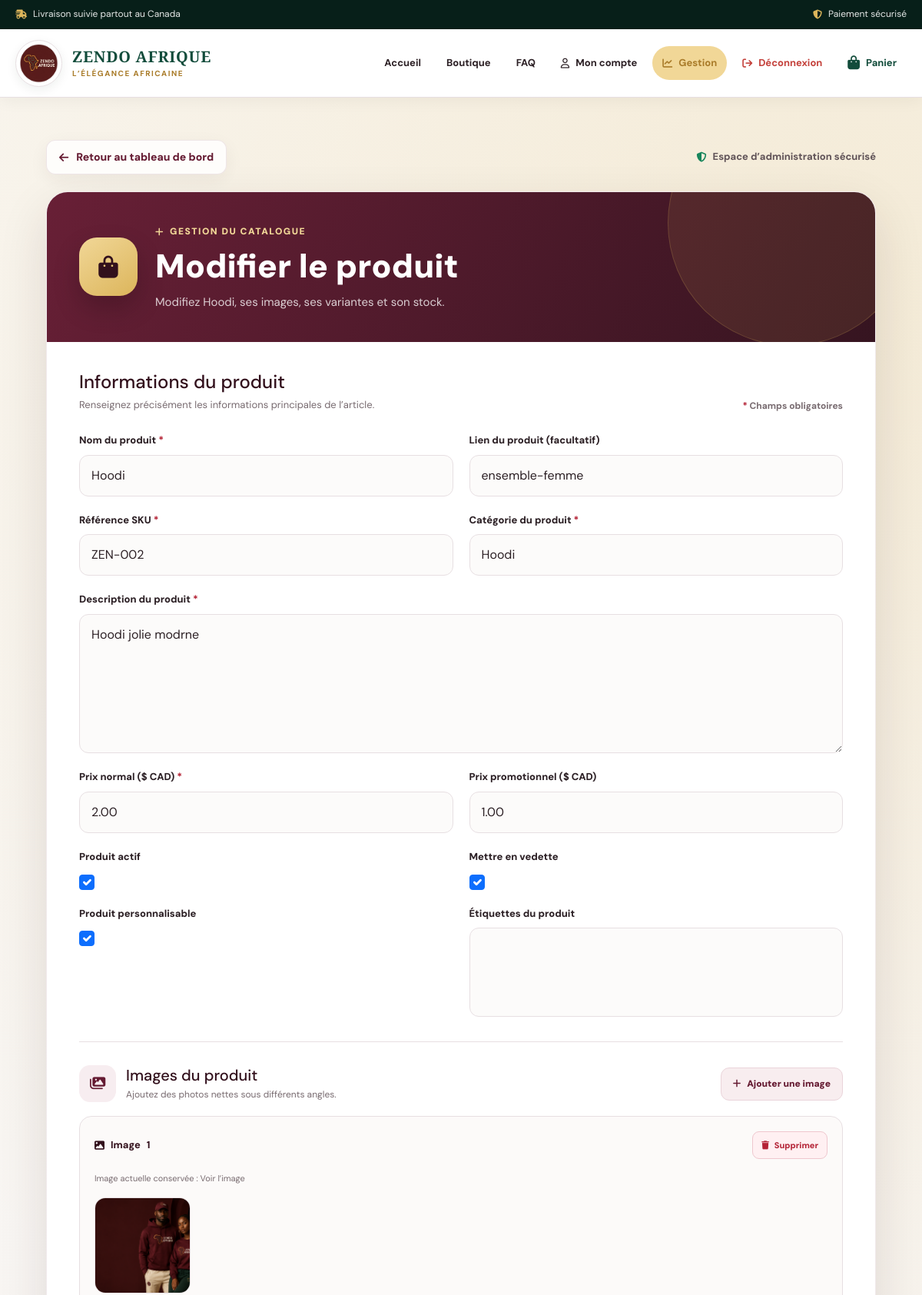
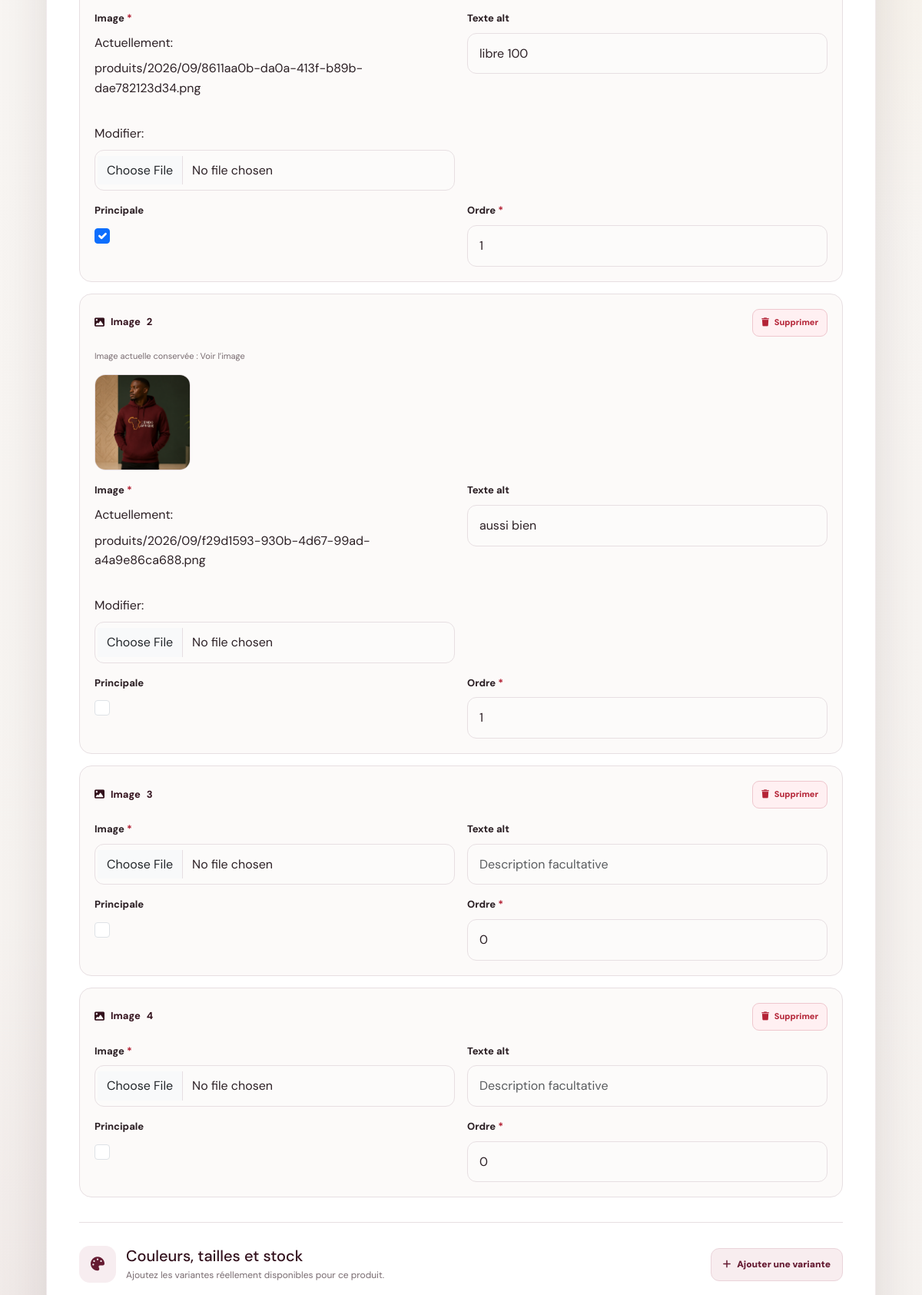
The page /gestion/produits/3/modifier/ (signed in, upper part) on the database its author committed (2 pictures, top to bottom).
### zendo/models.py (models this page shows, shortened)
class TimeStampedModel(models.Model):
    cree_le = models.DateTimeField(auto_now_add=True)
    modifie_le = models.DateTimeField(auto_now=True)
    class Meta: abstract = True

class Produit(TimeStampedModel):
    nom = models.CharField(max_length=180)
    slug = models.SlugField(
        max_length=210,
        unique=True,
        blank=True
    )
    sku = models.CharField(
        max_length=60,
        unique=True
    )
    categorie = models.ForeignKey(
        Categorie,
        on_delete=models.PROTECT,
        related_name="produits"
    )
    tags = models.ManyToManyField(
        Tag,
        blank=True,
        related_name="produits"
    )
    description_courte = models.CharField(
        max_length=300,
        blank=True
    )
    description = models.TextField()
    prix = models.DecimalField(
        max_digits=12,
        decimal_places=2,
        validators=[MinValueValidator(0)]
    )
    prix_promotionnel = models.DecimalField(
        max_digits=12,
        decimal_places=2,
        null=True,
        blank=True
    )
    cout = models.DecimalField(
        max_digits=12,
        decimal_places=2,
        default=0
    )
    actif = models.BooleanField(default=True)
    vedette = models.BooleanField(default=False)
    personnalisable = models.BooleanField(default=False)
    delai_personnalisation = models.PositiveIntegerField(
        default=0,
        help_text="Nombre de jours"
    )
    poids_kg = models.DecimalField(
        max_digits=8,
        decimal_places=3,
        default=0
    )
    class Meta:
        ordering = ["-cree_le"]
        verbose_name = "Produit"
        verbose_name_plural = "Produits"

### zendo/views.py (the view)
@user_passes_test(
    _staff
)
def produit_modifier(
    request,
    pk
):
    produit = get_object_or_404(
        Produit,
        pk=pk,
    )
    if request.method == "POST":
        form = ProduitForm(
            request.POST,
            request.FILES,
            instance=produit,
        )
        image_formset = (
            ImageProduitFormSet(
                request.POST,
                request.FILES,
                instance=produit,
                prefix="images",
            )
        )
        variante_formset = (
            VarianteProduitFormSet(
                request.POST,
                request.FILES,
                instance=produit,
                prefix="variantes",
            )
        )
        if (
            form.is_valid()
            and
            image_formset.is_valid()
            and
            variante_formset.is_valid()
        ):
            try:
                with transaction.atomic():
                    produit = (
                        form.save()
                    )
                    image_formset.save()
                    variante_formset.save()
                messages.success(
                    request,
                    (
                        f'Le produit « {produit.nom} » '
                        "a été modifié avec succès."
                    ),
                )
                return redirect(
                    "zendo:tableau_bord"
                )
            except Exception as erreur:
                logger.exception(
                    (
                        "Erreur pendant "
                        "la modification "
                        "du produit."
                    )
                )
                messages.error(
                    request,
                    (
                        "Une erreur est survenue "
                        "pendant la modification : "
                        f"{erreur}"
                    ),
                )
        else:
            messages.error(
                request,
                (
                    "Les modifications n’ont pas "
                    "été enregistrées. Vérifiez "
                    "les champs, les images "
                    "et les variantes."
                ),
            )
    else:
        form = ProduitForm(
            instance=produit
        )
        image_formset = (
            ImageProduitFormSet(
                instance=produit,
                prefix="images",
            )
        )
        variante_formset = (
            VarianteProduitFormSet(
                instance=produit,
                prefix="variantes",
            )
        )
    return render(
        request,
        "zendo/produit_modifier.html",
        {
            "produit": produit,
            "form": form,
            "image_formset": (
                image_formset
            ),
            "variante_formset": (
                variante_formset
            ),
            "mode_modification": True,
        },
    )

### zendo/context_processors.py (called while the page is built, shortened)
def compteur_panier(request):
    nombre_panier = 0
    if request.user.is_authenticated:
        panier = (
            Panier.objects.filter(
                client=request.user,
                actif=True,
            )
            .order_by("-pk")
            .first()
        )
    if panier:
        resultat = panier.lignes.aggregate(
            total=Sum("quantite"),
        )
        nombre_panier = resultat["total"] or 0
    return {
        "nombre_panier": nombre_panier,
    }

### zendo/models.py (called while the page is built)
    def __str__(self):
        if self.parent:
            return f"{self.parent.nom} → {self.nom}"
        return self.nom

### zendo/views.py (called while the page is built, shortened)
def _staff(user):
    if not user.is_authenticated:
        return False
    if user.is_staff:
        return True

### zendo/templates/zendo/produit_modifier.html (shortened to what this page needs)
{% extends "zendo/base.html" %}
{% block content %}
<section class="product-create-page">
    <div class="product-create-container">
        <nav class="product-navigation">
            <a
                href="{% url 'zendo:tableau_bord' %}"
                class="back-link"
            >
                <i class="fa-solid fa-arrow-left"></i>
                Retour au tableau de bord
            </a>
            <span class="secure-indicator">
                <i class="fa-solid fa-shield-halved"></i>
                Espace d’administration sécurisé
            </span>
        </nav>
        <article class="product-card">
            <header class="product-header">
                <div class="header-icon">
                    <i class="fa-solid fa-bag-shopping"></i>
                </div>
                <div class="header-content">
                    <span class="header-label">
                        <i class="fa-solid fa-plus"></i>
                        Gestion du catalogue
                    </span>
                    <h1>Modifier le produit</h1>
                    <p>
                        Modifiez {{ produit.nom }}, ses images, ses variantes et son stock.
                    </p>
                </div>
            </header>
            <form
                method="post"
                enctype="multipart/form-data"
                class="product-form"
                id="productEditForm"
                novalidate
            >
                <div class="form-introduction">
                    <div>
                        <h2>Informations du produit</h2>
                        <p>
                            Renseignez précisément les informations
                            principales de l’article.
                        </p>
                    </div>
                    <span class="required-information">
                        <span class="required-star">*</span>
                        Champs obligatoires
                    </span>
                </div>
                <div class="product-form-grid">
                    {% for field in form %}
                        <div class="form-field">
                            <label for="{{ field.id_for_label }}">
                                {{ field.label }}
                                {% if field.field.required %}
                                    <span class="required-star">*</span>
                                {% endif %}
                            </label>
                            {{ field }}
                        </div>
                    {% endfor %}
                </div>
                <section class="formset-section">
                    <div class="formset-heading">
                        <div class="formset-heading-main">
                            <span class="formset-heading-icon">
                                <i class="fa-solid fa-images"></i>
                            </span>
                            <div>
                                <h2>Images du produit</h2>
                                <p>
                                    Ajoutez des photos nettes
                                    sous différents angles.
                                </p>
                            </div>
                        </div>
                        <button
                            type="button"
                            class="add-form-button"
                            data-add-form="images"
                        >
                            <i class="fa-solid fa-plus"></i>
                            Ajouter une image
                        </button>
                    </div>
                    <div
                        class="formset-list"
                        id="images-formset-list"
                    >
                        {% for image_form in image_formset %}
                            <article
                                class="formset-card"
                                data-formset-card
                            >
                                <div class="formset-card-header">
                                    <strong>
                                        <i class="fa-solid fa-image"></i>
                                        Image
                                        <span data-form-number>
                                            {{ forloop.counter }}
                                        </span>
                                    </strong>
                                    <button
                                        type="button"
                                        class="remove-form-button"
                                        data-remove-form
                                    >
                                        <i class="fa-solid fa-trash"></i>
                                        Supprimer
                                    </button>
                                </div>
                                {% for field in image_form.visible_fields %}
                                    {% if field.name == "image" and field.value %}
                                        <p class="field-help">Image actuelle conservée : <a href="{{ field.value.url }}" target="_blank" rel="noopener">Voir l’image</a></p>
                                        <img class="image-preview" src="{{ field.value.url }}" alt="Image actuelle du produit" style="display:block">
                                    {% endif %}
                                {% endfor %}
                                <div class="formset-fields">
                                    {% for field in image_form.visible_fields %}
                                        {% if field.name != "DELETE" %}
                                            <div class="formset-field">
                                                <label for="{{ field.id_for_label }}">
                                                    {{ field.label }}
                                                    {% if field.field.required %}
                                                        <span class="required-star">*</span>
                                                    {% endif %}
                                                </label>
                                                {{ field }}
                                            </div>
                                        {% else %}
                                            <span hidden data-delete-field>
                                                {{ field }}
                                            </span>
                                        {% endif %}
                                    {% endfor %}
                                </div>
                            </article>
                        {% endfor %}
                    </div>
                </section>
                <section class="formset-section">
                    <div class="formset-heading">
                        <div class="formset-heading-main">
                            <span class="formset-heading-icon">
                                <i class="fa-solid fa-palette"></i>
                            </span>
                            <div>
                                <h2>Couleurs, tailles et stock</h2>
                                <p>
                                    Ajoutez les variantes réellement
                                    disponibles pour ce produit.
                                </p>
                            </div>
                        </div>
                        <button
                            type="button"
                            class="add-form-button"
                            data-add-form="variantes"
                        >
                            <i class="fa-solid fa-plus"></i>
                            Ajouter une variante
                        </button>
                    </div>
                </section>
            </form>
        </article>
    </div>
</section>
{% endblock %}

### zendo/templates/zendo/base.html (style rules this page uses)
:root { --primary: #124c3b; --primary-dark: #0b3429; --primary-deep: #071f19; --primary-light: #e7f3ee; --gold: #d6a84f; --gold-dark: #a97b29; --gold-light: #f8eed8; --white: #ffffff; --cream: #fbf8f1; --background: #f7f8f6; --text: #18221e; --text-soft: #65716c; --text-light: #8a9691; --red: #c4413b; --blue: #2867b2; --border: #e2e8e4; --shadow-small: 0 4px 14px rgba(13, 45, 35, 0.07); --shadow-medium: 0 12px 35px rgba(13, 45, 35, 0.12); --shadow-large: 0 24px 60px rgba(7, 31, 25, 0.18); --container: 1240px; --transition: 0.25s ease; }
*, *::before, *::after { box-sizing: border-box; }
html { scroll-behavior: smooth; }
body { min-height: 100vh; margin: 0; overflow-x: hidden; color: var(--text); background: var(--background); font-family: "DM Sans", sans-serif; line-height: 1.6; -webkit-font-smoothing: antialiased; }
body, button, input, textarea, select { font-family: "DM Sans", sans-serif; }
img { display: block; max-width: 100%; }
a { color: inherit; text-decoration: none; }
button { border: 0; cursor: pointer; }

### rows shown on the page
Produit: nom "Hoodi", form "Hoodi" "ensemble-femme" "ZEN-002" "Hoodi" "Hoodi jolie modrne" "2.00" "1.00" "☑" "☑" "☑"

### other values the page prints
{{ field.label }} "Nom du produit" "Lien du produit (facultatif)" "Référence SKU" "Catégorie du produit" "Description du produit" "Prix normal ($ CAD)" "Prix promotionnel ($ CAD)" "Produit actif" "Mettre en vedette" "Produit personnalisable" "Étiquettes du produit"
{{ field.label }} "Image" "Texte alt" "Principale" "Ordre" "Image" "Texte alt" "Principale" "Ordre" "Image" "Texte alt" "Principale" "Ordre" "Image" "Texte alt" "Principale" "Ordre"
